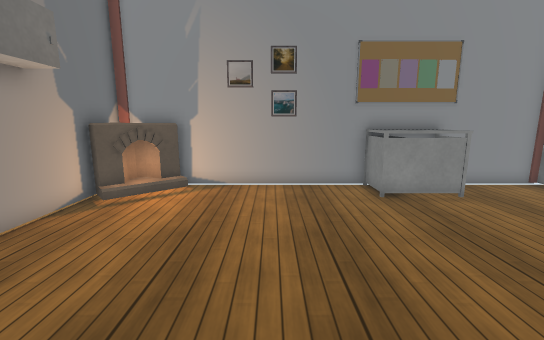
[1] (above)

12 first-person views from a walk through a 3-D level made in the Unity game engine. The camera is 1.3 m above the floor, tilts 10° down and sees 90° across. The floor is counted in squares, 0.5 m on a side. Each view is taken from the middle of a square. On the plan, view 1 faces up. The plan holds only what a view shows up to about 19 squares ahead; the rest is blank. The player character is not drawn. Door leaves are left out, so doorways stand open. Some surface patterns are stand-ins.

[2]
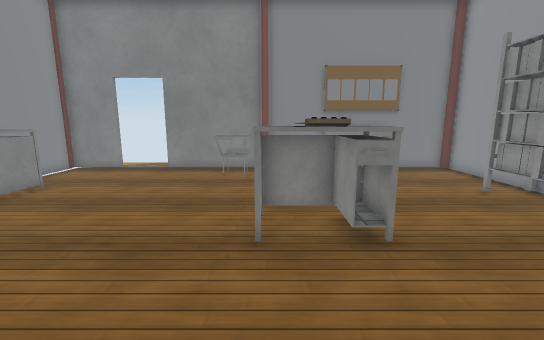

[3]
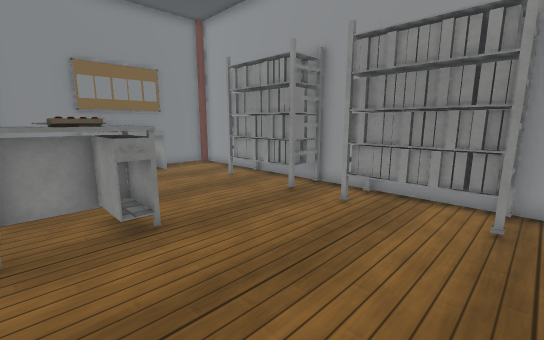

[4]
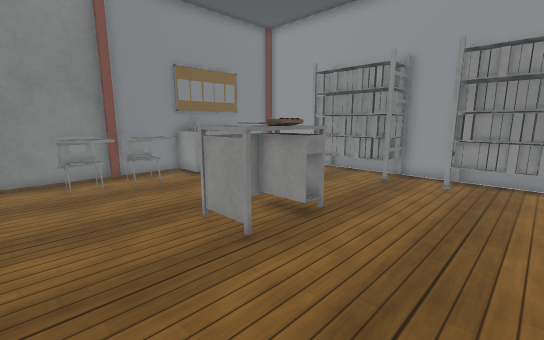

[5]
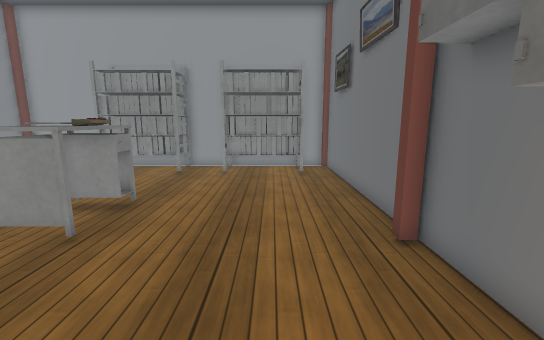

[6]
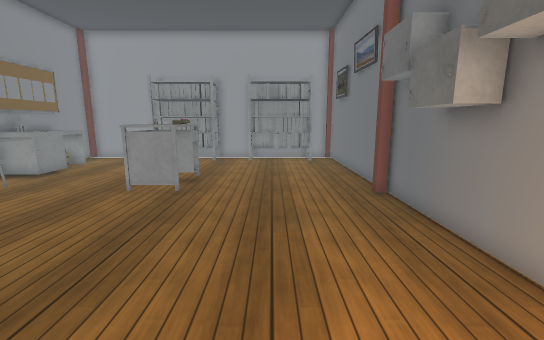

[7]
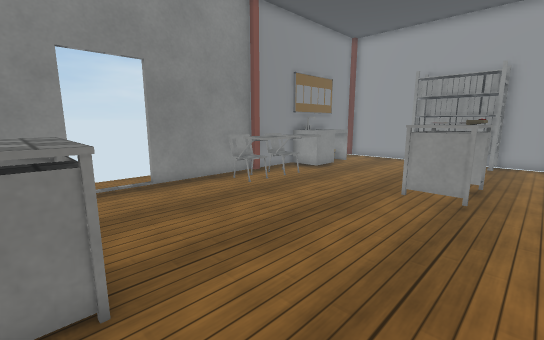

[8]
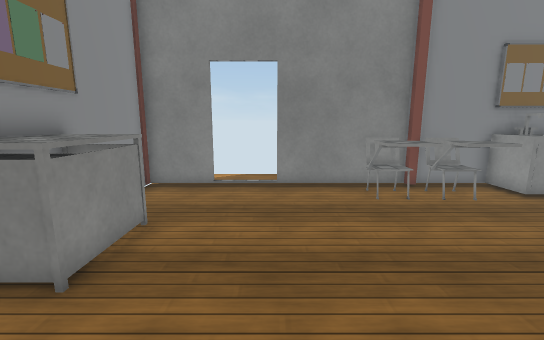

[9]
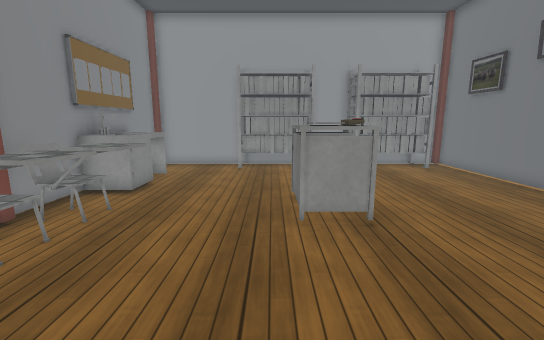

[10]
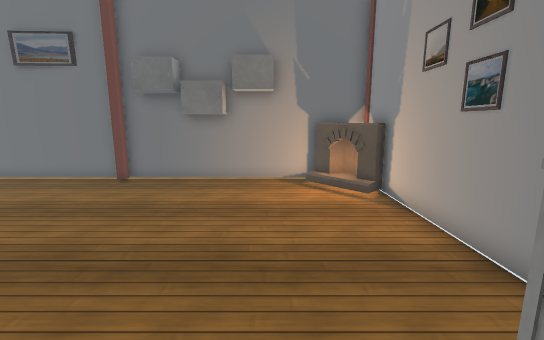

[11]
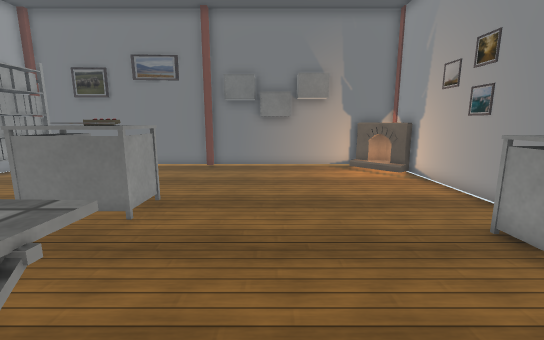

[12]
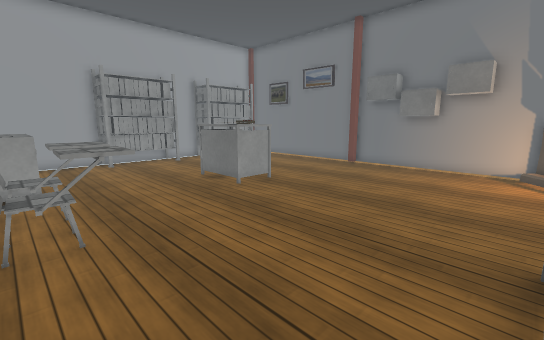

### Floor plan
Points are (right, up) in squares from view 1. A wall is a line through its corners. A room is listed if a view was taken in it or the views show most of it. See-through windows are left out.
Room 1 (views 1, 2, 3, 4, 5, 6, 7, 8, 9, 10, 11, 12)
walls: (2, -0.7) (2.6, -0.7); (1.4, -1.5) (1.4, -0.7) (1.9, -0.7) (1.9, -1.5); (-5.7, 0.5) (-5.7, 0.1); (-6.2, 0.1) (-6.2, -9.4); (-6.2, 3.5) (-6.2, 0.5); (10.7, 0.1) (10.7, 0.6); (11, 0.5) (11, 5.9); (11, -3.5) (11, 0.2); (3.5, 11.1) (1.4, 11.1); (-0.4, 11.1) (-3.5, 11.1); (11, 8.4) (11, 11.1) (6.4, 11.1); (-5.4, 11.1) (-6.2, 11.1) (-6.2, 4.4); (-5.9, -9.2) (-5.9, -9.8) (10.7, -9.8) (10.7, -9.2); (11, -9.5) (11, -6.4)
ways out: open door at (11, 7)
objects: other object (-6, 3) to (-5, 5); fireplace (-6, 9) to (-4, 11); rack (-5, -9) to (-1, -8); other object (1, -3) to (3, 0); rack (2, -9) to (6, -8); other object (4, 9) to (7, 11); other object (4, 11); chair (8, -1) to (10, 0); chair (8, 1) to (10, 3); other object (9, -6) to (10, -3)

Where each view was taken, in squares from view 1:
view 1: 0 up, 0 right, facing up
view 2: 0 up, 4 left, facing right
view 3: 0 up, 5 left, facing down-right
view 4: 4 up, 3 left, facing down-right
view 5: 6 up, 3 left, facing down
view 6: 10 up, 2 left, facing down
view 7: 10 up, 0 right, facing down-right
view 8: 6 up, 0 right, facing right
view 9: 7 up, 4 right, facing down
view 10: 7 up, 6 right, facing left
view 11: 4 up, 10 right, facing left
view 12: 9 up, 10 right, facing down-left
